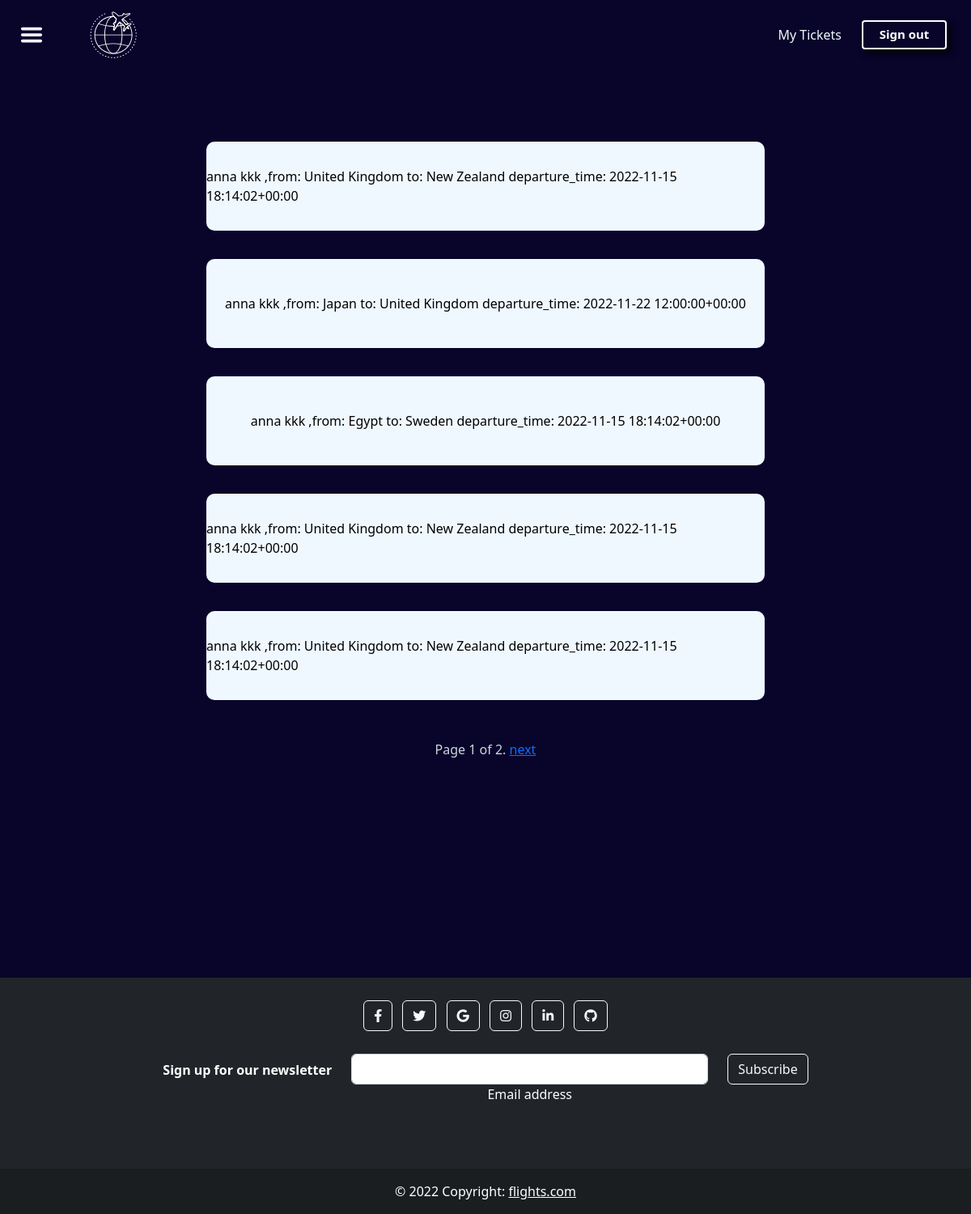
The page /flights/my_tickets (signed in) on the database its author committed.
### flights/models.py (models this page shows, shortened)
class Ticket(models.Model):
    flight = models.ForeignKey(Flight, on_delete=models.CASCADE , related_name="tickets")
    customer = models.ForeignKey(Customer, on_delete=models.CASCADE, related_name="tickets")
    def __str__(self) -> str:
        return f'{self.customer.first_name} {self.customer.last_name} ,from: {self.flight.origin_country.name} to: {self.flight.destination_country.name} departure_time: {self.flight.departure_time}'

class Flight(models.Model):
    airline_company = models.ForeignKey(AirlineCompany , on_delete=models.CASCADE ,related_name="flights")
    origin_country = models.ForeignKey(Country, on_delete=models.CASCADE, related_name="flights_as_origin")
    destination_country = models.ForeignKey(Country, on_delete=models.CASCADE,related_name="flights_as_destination")
    departure_time = models.DateTimeField()
    landing_time = models.DateTimeField()
    remaning_tickets= models.IntegerField(default=0)

class Country(models.Model):
    name = models.CharField(max_length=100)
    country = CountryField()

### accounts/models.py (models this page shows, shortened)
class Customer(models.Model):
    first_name = models.CharField(max_length=50)
    last_name = models.CharField(max_length=50)
    address = models.CharField(max_length=100)
    phone_number = PhoneNumberField(null=False, blank=False, unique=True)
    user = models.OneToOneField(User,null=True, on_delete=models.SET_NULL,related_name ="customers")

### flights/views.py (the view)
# urls.py: path('my_tickets',TicketList.as_view(),name='my_tickets.html')
class TicketList(LoginRequiredMixin, ListView):
    model = Ticket
    context_object_name = 'tickets'
    template_name = 'my_tickets.html'
    paginate_by = 5
    def get_queryset(self, *args, **kwargs):
        user = self.request.user
        customer = Customer.objects.filter(user__id__exact =user.id).first()
        all_tickets = super(TicketList, self).get_queryset(*args, **kwargs)
        user_tickets = all_tickets.filter(customer = customer)
        return user_tickets.all()

### flights/templates/my_tickets.html (shortened to what this page needs)
{% extends 'base.html' %}
{% load static %}
{% block extrahead %}<link rel="stylesheet" type="text/css" href="{% static 'css/content.css' %}">{% endblock extrahead %}
{%block content%}
<div class="tickets-wrapper">
{% for ticket in page_obj %}
<div class="flight-container ticket-container ">
    <div class="ticket-detail" href="#">{{ticket}}</div>
</div>
{% endfor %}
</div>
<div class="pagination">
    <span class="step-links">
        <span class="current">
            Page {{ page_obj.number }} of {{ page_obj.paginator.num_pages }}.
        </span>
        {% if page_obj.has_next %}
            <a href="?page={{ page_obj.next_page_number }}">next</a>
        {% endif %}
    </span>
</div>
{% endblock content %}

### accounts/static/css/general.css (style rules this page uses)
body { margin: 0; background-color: rgb(8, 4, 42); height: 100vh; flex-direction: column; min-height: 1500px; color: #cfd6dd; }

### accounts/static/css/content.css (style rules this page uses)
.flight-container { display: flex; flex-direction: column; background-color: aliceblue; height: 110px; width: 690px; align-items: center; justify-content: center; margin-bottom: -16px; border-radius: 10px; }
.pagination { padding-top: 20px; }
.tickets-wrapper { padding-top: 20px; }
.ticket-container { margin-bottom: 29px; margin-top: 35px; }
.ticket-detail { color: black; }

### rows shown on the page
Ticket: customer+flight "anna kkk ,from: United Kingdom to: New Zealand departure_time: 2022-11-15 18:14:02+00:00"
Ticket: customer+flight "anna kkk ,from: Japan to: United Kingdom departure_time: 2022-11-22 12:00:00+00:00"
Ticket: customer+flight "anna kkk ,from: Egypt to: Sweden departure_time: 2022-11-15 18:14:02+00:00"
Ticket: customer+flight "anna kkk ,from: United Kingdom to: New Zealand departure_time: 2022-11-15 18:14:02+00:00"
Ticket: customer+flight "anna kkk ,from: United Kingdom to: New Zealand departure_time: 2022-11-15 18:14:02+00:00"

### other values the page prints
{{ page_obj.number }} "1"
{{ page_obj.paginator.num_pages }} "2"
